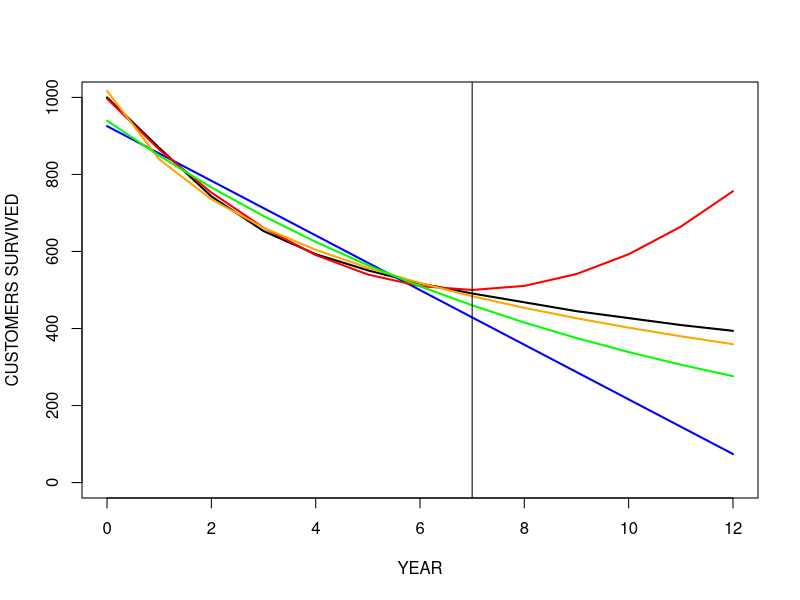
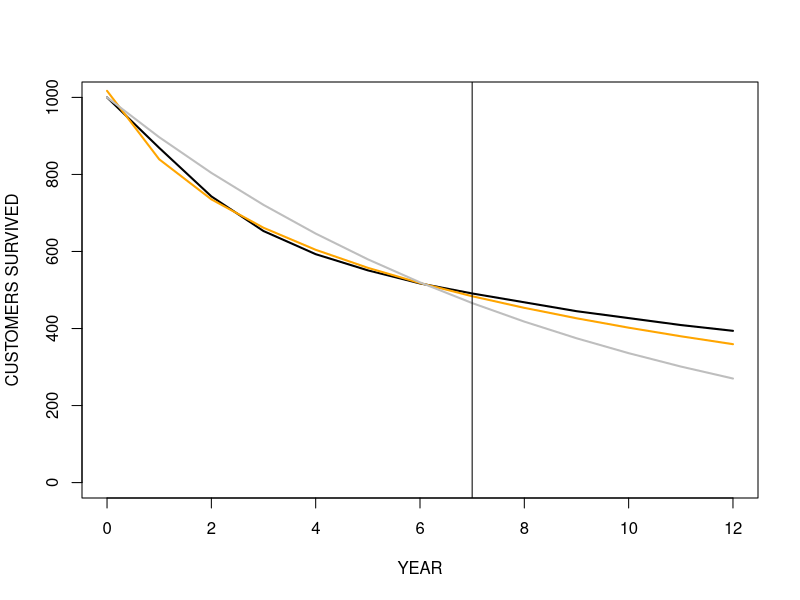
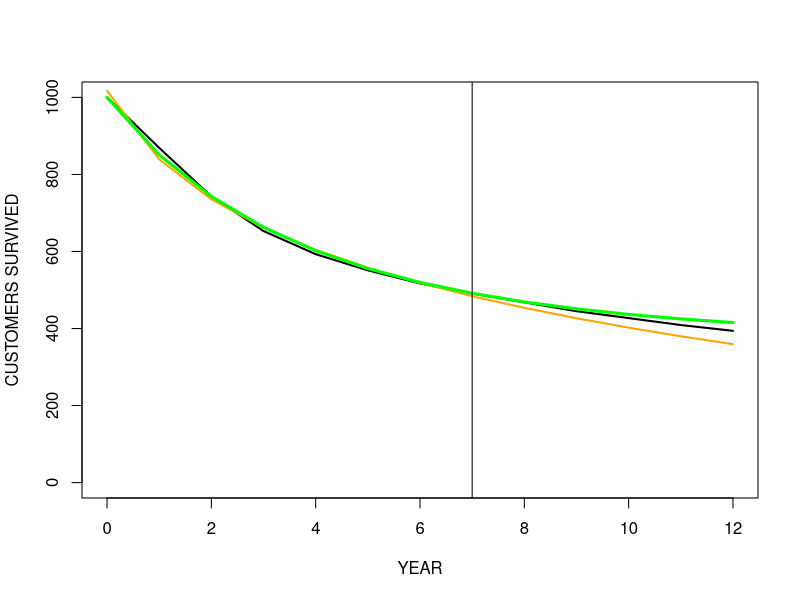

Source code (R) for these figures, in order:

rm(list = ls())
library(data.table)

retention<-read.csv("retention_high.csv")

YEAR <- c(0,1,2,3,4,5,6,7,8,9,10,11,12)
ACTUAL <- c(1000,869,743,653,593,551,517,491,468,445,427,409,394)

forecast <- as.data.table(cbind(YEAR,ACTUAL))

#FORECASTING USING LINEAR REGRESSION
linear <- lm(SURV_HIGH ~ YEAR, data=retention)
summary(linear)
forecast$linear <- predict(linear, forecast, type="response")

quadratic <- lm(SURV_HIGH ~ YEAR + I(YEAR^2), data=retention)
summary(quadratic)
forecast$quadratic <- predict(quadratic, forecast, type="response")

logmodel <- lm(SURV_HIGH ~ I(log(YEAR+1)), data=retention)
summary(logmodel)
forecast$logmodel <- predict(logmodel, forecast, type="response")

log.dv <- lm(log(SURV_HIGH) ~ YEAR, data=retention)
summary(log.dv)
forecast$log.dv <- exp(predict(log.dv, forecast, type="response"))



#HOW WELL DID WE DO?
plot(1,type='n',xlim=c(0,12),ylim=c(0,1000),xlab='YEAR', ylab='CUSTOMERS SURVIVED')
lines(forecast$YEAR,forecast$ACTUAL, col="black", lwd=2)
lines(forecast$YEAR,forecast$linear, col="blue", lwd=2)
lines(forecast$YEAR,forecast$quadratic, col="red", lwd=2)
lines(forecast$YEAR,forecast$logmodel, col="orange", lwd=2)
lines(forecast$YEAR,forecast$log.dv, col="green", lwd=2)

#lines(forecast$YEAR,forecast$log.dv, col="green", lwd=2)

abline(v=7, col="black")




#FORECASTING USING LOGISTIC REGRESSION

#DATA RESTRUCTURING
current.id<-1
id.nums.all<-c()
YEAR<-c()
defect.all<-c()

for (i in 1:7){

#i<-1  
  
number.died<-retention[i,2]-retention[i+1,2]

id.nums<-sort(rep(seq(from=current.id, to=current.id+number.died-1),i))

year<-rep(seq(from=1, to=i),number.died)

defect<-rep(c(rep(0,length=i-1), 1),number.died)

id.nums.all<-c(id.nums.all, id.nums)
YEAR<-c(YEAR, year)
defect.all<-c(defect.all, defect)

current.id<-current.id+number.died

}

num.censored<-491
id.nums.censored<-sort(rep(current.id:1000,7))
year.censored<-rep(1:7,num.censored)
defect.censored<-rep(rep(0,7),num.censored)

id.nums.all<-c(id.nums.all, id.nums.censored)
YEAR<-c(YEAR, year.censored)
defect.all<-c(defect.all, defect.censored)


  
  
retentionDiscrete<-as.data.frame(cbind(id.nums.all,YEAR,defect.all))



#Estimate discrete-time model 1 with intercept only

logit1 <- glm(defect.all ~ 1,  data=retentionDiscrete, family=binomial(link = logit))
summary(logit1)

forecast$logit1<-predict(logit1,forecast,type="response")
sum(retentionDiscrete$defect.all==1)/length(retentionDiscrete$defect.all)

forecast$logit1pred[1] <- 1000

for (i in 2:13){
  forecast$logit1pred[i] <- forecast$logit1pred[i-1] - (forecast$logit1pred[i-1]*forecast$logit1[i])
}

plot(1,type='n',xlim=c(0,12),ylim=c(0,1000),xlab='YEAR', ylab='CUSTOMERS SURVIVED')
lines(forecast$YEAR,forecast$ACTUAL, col="black", lwd=2)
lines(forecast$YEAR,forecast$logmodel, col="orange", lwd=2)
lines(forecast$YEAR,forecast$logit1pred, col="grey", lwd=2)
abline(v=7, col="black")



# Estimate discrete-time model 2 with time as a covariate

logit2 <- glm(defect.all ~ YEAR,  data=retentionDiscrete, family=binomial(link = logit))
summary(logit2)
forecast$logit2 <- predict(logit2, forecast, type="response")

forecast$logit2pred[1] <- 1000

for (i in 2:13){
  forecast$logit2pred[i] <- forecast$logit2pred[i-1] - (forecast$logit2pred[i-1]*forecast$logit2[i])
}


plot(1,type='n',xlim=c(0,12),ylim=c(0,1000),xlab='YEAR', ylab='CUSTOMERS SURVIVED')
lines(forecast$YEAR,forecast$ACTUAL, col="black", lwd=2)
lines(forecast$YEAR,forecast$logmodel, col="orange", lwd=2)
lines(forecast$YEAR,forecast$logit2pred, col="green", lwd=3)
abline(v=7, col="black")




